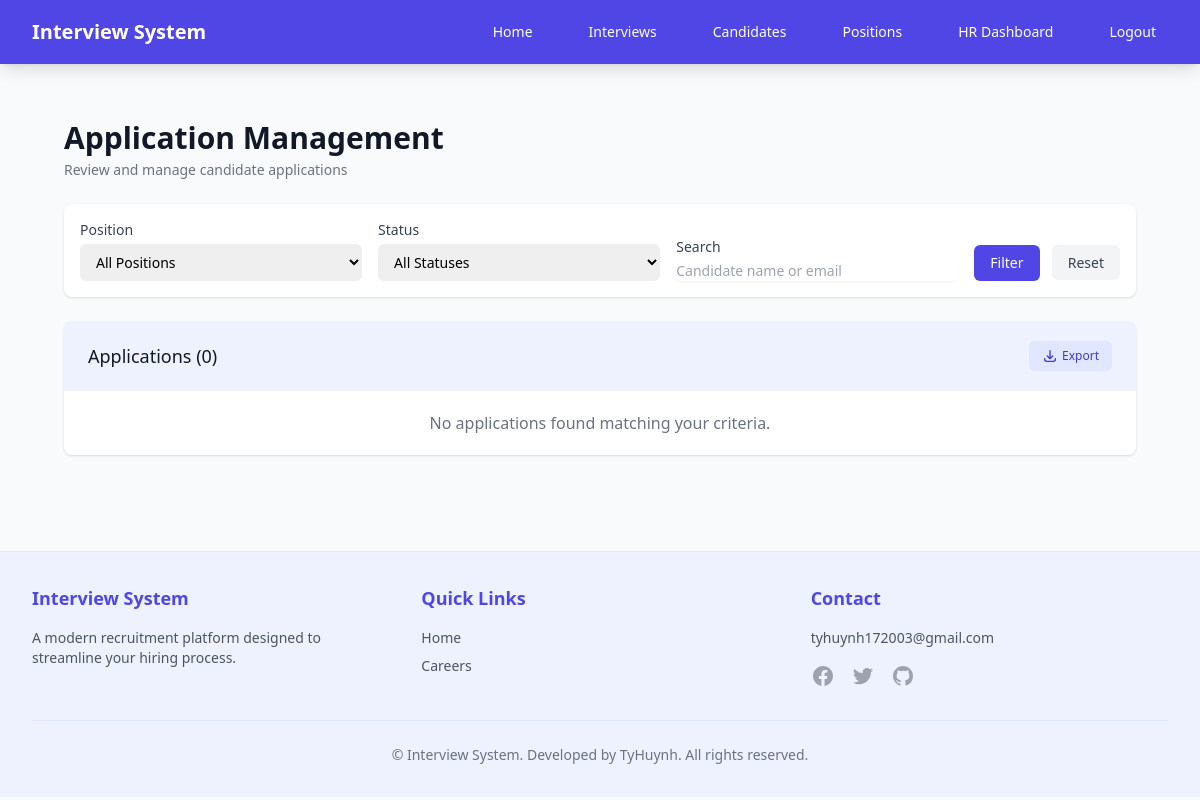
/applications/ (signed in), run on an earlier commit of the app's database.
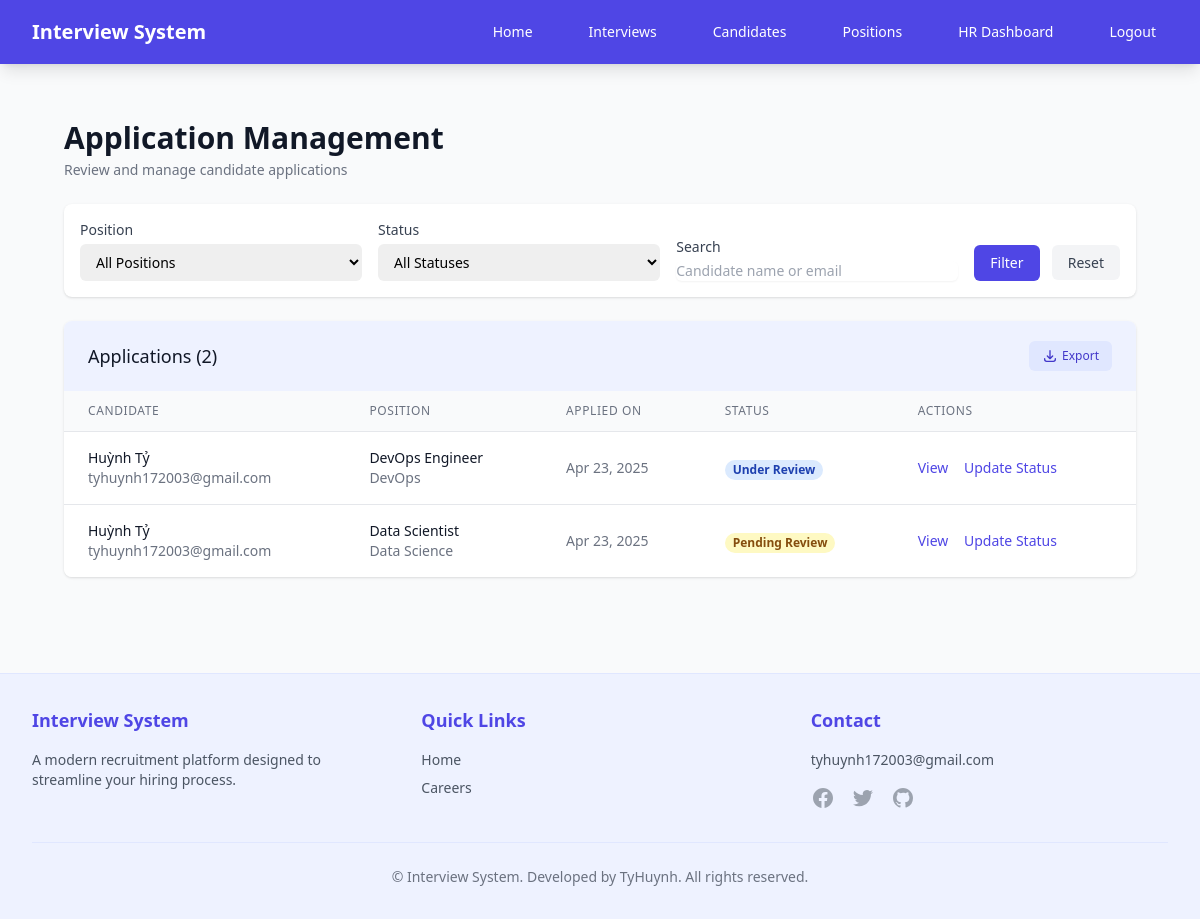
And on a later commit of the database.
### recruitment/models.py (models this page shows, shortened)
class Application(models.Model):
    STATUS_CHOICES = [
        ('pending', 'Pending Review'),
        ('reviewing', 'Under Review'),
        ('interview', 'Interview Scheduled'),
        ('accepted', 'Accepted'),
        ('rejected', 'Rejected'),
    ]
    candidate = models.ForeignKey(Candidate, on_delete=models.CASCADE, related_name='applications')
    position = models.ForeignKey(Position, on_delete=models.CASCADE, related_name='applications')
    cover_letter = models.TextField(blank=True)
    resume = models.FileField(upload_to='resumes/', blank=True, null=True)
    created_at = models.DateTimeField(auto_now_add=True)
    updated_at = models.DateTimeField(auto_now=True)
    status = models.CharField(max_length=20, choices=STATUS_CHOICES, default='pending')

class Candidate(models.Model):
    user = models.OneToOneField(User, on_delete=models.CASCADE, null=True, blank=True)
    name = models.CharField(max_length=100)
    email = models.EmailField(unique=True)
    phone = models.CharField(max_length=20)
    resume = models.FileField(upload_to='resumes/', null=True, blank=True)
    created_at = models.DateTimeField(auto_now_add=True)

class Position(models.Model):
    title = models.CharField(max_length=100)
    description = models.TextField()
    requirements = models.TextField()
    salary_range = models.CharField(max_length=100, blank=True, null=True)  # Thêm trường lương
    department = models.CharField(max_length=100, blank=True, null=True)  # Thêm phòng ban
    is_active = models.BooleanField(default=True)
    EMPLOYMENT_TYPES = [
        ('full_time', 'Full-time'),
        ('part_time', 'Part-time'),
        ('contract', 'Contract'),
        ('temporary', 'Temporary'),
        ('internship', 'Internship'),
        ('remote', 'Remote'),
    ]
    employment_type = models.CharField(
        max_length=20,
        choices=EMPLOYMENT_TYPES,
        default='full_time',
        verbose_name='Employment Type'
    )

### recruitment/views.py (the view)
# urls.py: path('applications/', views.application_management, name='application_management'),
@login_required
@user_passes_test(is_hr_staff)
def application_management(request):
    applications = Application.objects.all().order_by('-created_at')
    positions = Position.objects.filter(is_active=True)
    selected_position = request.GET.get('position', '')
    if selected_position:
        applications = applications.filter(position_id=selected_position)
    selected_status = request.GET.get('status', '')
    if selected_status:
        applications = applications.filter(status=selected_status)
    search_query = request.GET.get('search', '')
    if search_query:
        applications = applications.filter(
            Q(candidate__name__icontains=search_query) |
            Q(candidate__email__icontains=search_query)
        )
    paginator = Paginator(applications, 10)  # Show 10 applications per page
    page = request.GET.get('page')
    try:
        applications = paginator.page(page)
    except PageNotAnInteger:
        applications = paginator.page(1)
    except EmptyPage:
        applications = paginator.page(paginator.num_pages)
    context = {
        'applications': applications,
        'positions': positions,
        'status_choices': Application.STATUS_CHOICES,
        'selected_position': selected_position,
        'selected_status': selected_status,
        'search_query': search_query,
    }
    return render(request, 'recruitment/application_management.html', context)

### recruitment/views.py (called while the page is built)
def is_hr_staff(user):
    return hasattr(user, 'profile') and user.profile.user_type in ['hr', 'admin']

### templates/recruitment/application_management.html (shortened to what the changed rows need)
{% extends 'base.html' %}
{% block content %}
<div class="max-w-7xl mx-auto px-4 sm:px-6 lg:px-8 py-8">
    <div class="md:flex md:items-center md:justify-between mb-6">
        <div class="flex-1 min-w-0">
            <h2 class="text-2xl font-bold leading-7 text-gray-900 sm:text-3xl sm:truncate">
                Application Management
            </h2>
        </div>
    </div>
    <div class="bg-white shadow overflow-hidden sm:rounded-lg">
        <div class="px-4 py-5 sm:px-6 bg-indigo-50 flex justify-between items-center">
            <h3 class="text-lg leading-6 font-medium text-gray-900">Applications ({{ applications.paginator.count }})</h3>
            <div class="flex space-x-2">
                <a href="{% url 'recruitment:export_applications' %}{% if request.GET %}?{{ request.GET.urlencode }}{% endif %}" class="inline-flex items-center px-3 py-1.5 border border-transparent text-xs font-medium rounded-md text-indigo-700 bg-indigo-100 hover:bg-indigo-200 focus:outline-none focus:ring-2 focus:ring-offset-2 focus:ring-indigo-500">
                </a>
            </div>
        </div>
        {% if applications %}
            <div class="overflow-x-auto">
                <table class="min-w-full divide-y divide-gray-200">
                    <thead class="bg-gray-50">
                        <tr>
                            <th scope="col" class="px-6 py-3 text-left text-xs font-medium text-gray-500 uppercase tracking-wider">Candidate</th>
                            <th scope="col" class="px-6 py-3 text-left text-xs font-medium text-gray-500 uppercase tracking-wider">Position</th>
                            <th scope="col" class="px-6 py-3 text-left text-xs font-medium text-gray-500 uppercase tracking-wider">Applied On</th>
                            <th scope="col" class="px-6 py-3 text-left text-xs font-medium text-gray-500 uppercase tracking-wider">Status</th>
                            <th scope="col" class="px-6 py-3 text-left text-xs font-medium text-gray-500 uppercase tracking-wider">Actions</th>
                        </tr>
                    </thead>
                    <tbody class="bg-white divide-y divide-gray-200">
                        {% for application in applications %}
                        <tr>
                            <td class="px-6 py-4 whitespace-nowrap">
                                <div class="flex items-center">
                                    <div>
                                        <div class="text-sm font-medium text-gray-900">
                                            {{ application.candidate.name }}
                                        </div>
                                        <div class="text-sm text-gray-500">
                                            {{ application.candidate.email }}
                                        </div>
                                    </div>
                                </div>
                            </td>
                            <td class="px-6 py-4 whitespace-nowrap">
                                <div class="text-sm text-gray-900">{{ application.position.title }}</div>
                                <div class="text-sm text-gray-500">{{ application.position.department }}</div>
                            </td>
                            <td class="px-6 py-4 whitespace-nowrap text-sm text-gray-500">
                                {{ application.created_at|date:"M d, Y" }}
                            </td>
                            <td class="px-6 py-4 whitespace-nowrap">
                                <span class="px-2 inline-flex text-xs leading-5 font-semibold rounded-full
                                    {% if application.status == 'pending' %}bg-yellow-100 text-yellow-800
                                    {% elif application.status == 'reviewing' %}bg-blue-100 text-blue-800
                                    {% elif application.status == 'interview' %}bg-purple-100 text-purple-800
                                    {% elif application.status == 'rejected' %}bg-red-100 text-red-800
                                    {% elif application.status == 'accepted' %}bg-green-100 text-green-800
                                    {% endif %}">
                                    {{ application.get_status_display }}
                                </span>
                            </td>
                            <td class="px-6 py-4 whitespace-nowrap text-sm font-medium">
                                <a href="{% url 'recruitment:application_detail' application.id %}" class="text-indigo-600 hover:text-indigo-900 mr-3">View</a>
                                <button type="button"
                                        class="text-indigo-600 hover:text-indigo-900 mr-3"
                                        onclick="openStatusModal('{{ application.id }}', '{{ application.status }}')">
                                    Update Status
                                </button>
                            </td>
                        </tr>
                        {% endfor %}
                    </tbody>
                </table>
            </div>
        {% else %}
            <div class="px-4 py-5 sm:px-6 text-center">
                <p class="text-gray-500">No applications found matching your criteria.</p>
            </div>
        {% endif %}
    </div>
</div>
{% endblock %}

What changed in the data, as far as the page shows it:
added Application: candidate.name "Huỳnh Tỷ", candidate.email "tyhuynh172003@gmail.com", position "DevOps Engineer", position.department "DevOps", created_at "Apr 23, 2025", status "Under Review"
added Application: candidate.name "Huỳnh Tỷ", candidate.email "tyhuynh172003@gmail.com", position "Data Scientist", position.department "Data Science", created_at "Apr 23, 2025", status "Pending Review"
Also different on the page:
{{ applications.paginator.count }}: "0" → "2"
text no longer shown: "No applications found matching your criteria."
text now shown: "CANDIDATE POSITION APPLIED ON STATUS ACTIONS"
